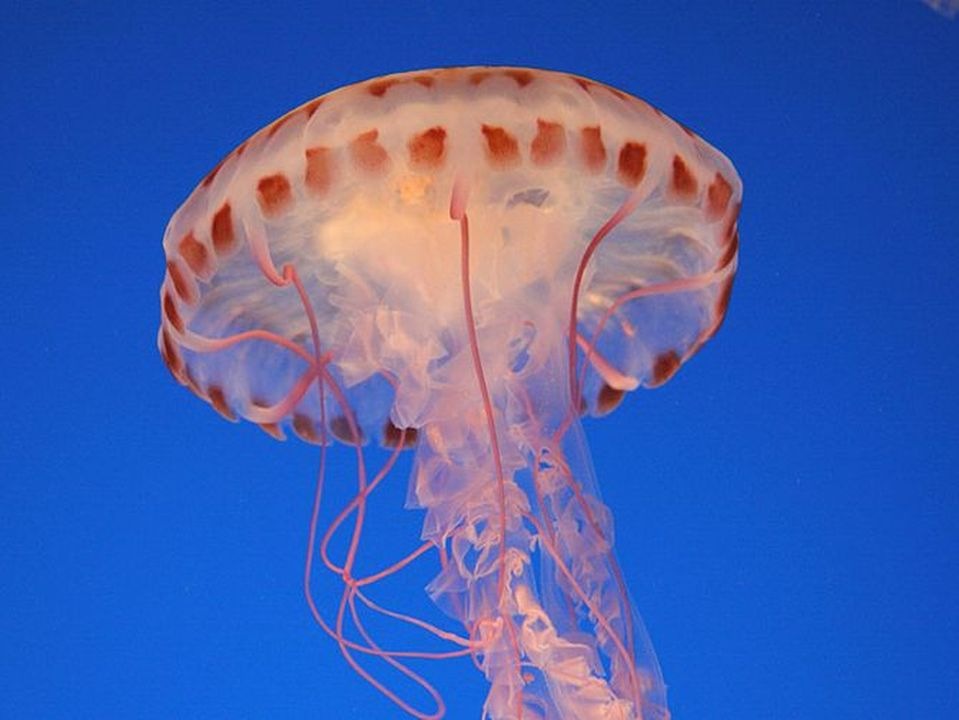
#> input picture histograms/images/medusa.jpg, 959 x 720 px
$ python color_histograms.py
#> lines starting #> are read from the running program, lines starting #| are printed output that depends on the picture
# color_histograms.py

import cv2
import argparse
import numpy as np
import matplotlib.pyplot as plt


# argument parser
ap = argparse.ArgumentParser()
ap.add_argument("-i", "--image", help = "Path tp image", default = 'images/medusa.jpg')
args = vars(ap.parse_args())

image = cv2.imread(args["image"])
#> image is the input picture: shape (720, 959, 3); mean B, G, R 173.6, 96.4, 70.6
cv2.imshow("Original", image)


# ======================== 3 channel histogram ========================
# cv2.split returns a list of 3 np arrays representing the intensities of pixels
# in the image for each channel, namely:
#               [{np.array}, {np.array}, {np.array}]
chans = cv2.split(image)
colors = ("b", "g", "r")
plt.figure()
plt.title("'Flattened' color Histogram")
plt.xlabel("Bins")
plt.ylabel("# of pixels")


for (chan, color) in zip(chans, colors):
    hist = cv2.calcHist([chan], [0], None, [256], [0, 256])
    plt.plot(hist, color = color)
    plt.xlim([0, 256])
#> this loop made 3 passes
#> color on passes 1 to 3: 'b', 'g', 'r'

plt.show()
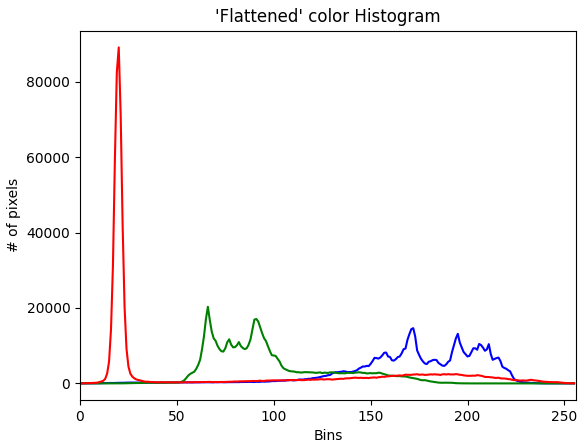
#> figure drawn by matplotlib, 1 panel; curve peaks at x = 172, y = 14645; curve peaks at x = 66, y = 20313; curve peaks at x = 20, y = 89113


# ======================== 2D histograms ========================
fig = plt.figure()

ax = fig.add_subplot(131)
hist = cv2.calcHist([chans[1], chans[0]], [0, 1], None, [32, 32], [0, 256, 0, 256])
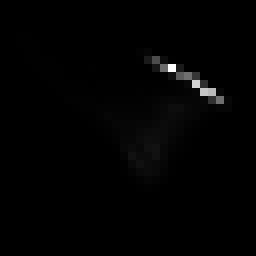
#> hist: shape (32, 32) float32 (shown 8 times larger); min 0, max 68191, mean 674.3; drawn with min black and max white
p = ax.imshow(hist, interpolation = "nearest")
ax.set_title("2D Color Histogram for G and B")
plt.colorbar(p)

ax = fig.add_subplot(132)
hist = cv2.calcHist([chans[1], chans[2]], [0, 1], None, [32, 32], [0, 256, 0, 256])
p = ax.imshow(hist, interpolation = "nearest")
ax.set_title("2D Color Histogram for G and R")
plt.colorbar(p)

ax = fig.add_subplot(133)
hist = cv2.calcHist([chans[0], chans[2]], [0, 1], None, [32, 32], [0, 256, 0, 256])
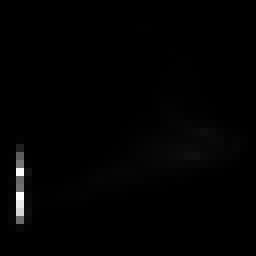
#> hist: shape (32, 32) float32 (shown 8 times larger); min 0, max 67852, mean 674.3; drawn with min black and max white
p = ax.imshow(hist, interpolation = "nearest")
ax.set_title("2D Color Histogram for B and R")
plt.colorbar(p)

print("2D histogram shape: {}, with {} values".format(hist.shape, hist.flatten().shape[0]))
#| 2D histogram shape: (32, 32), with 1024 values

plt.show()
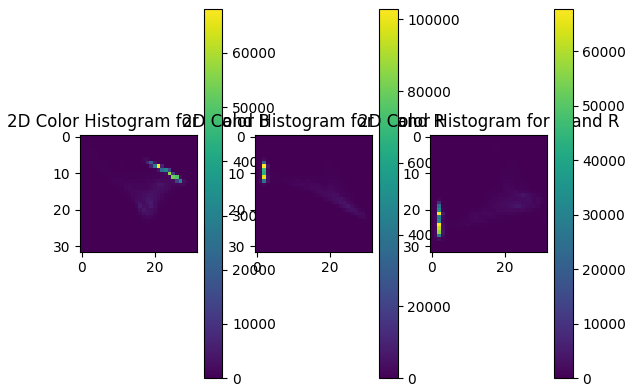
#> figure drawn by matplotlib, 6 panels
cv2.destroyAllWindows()
